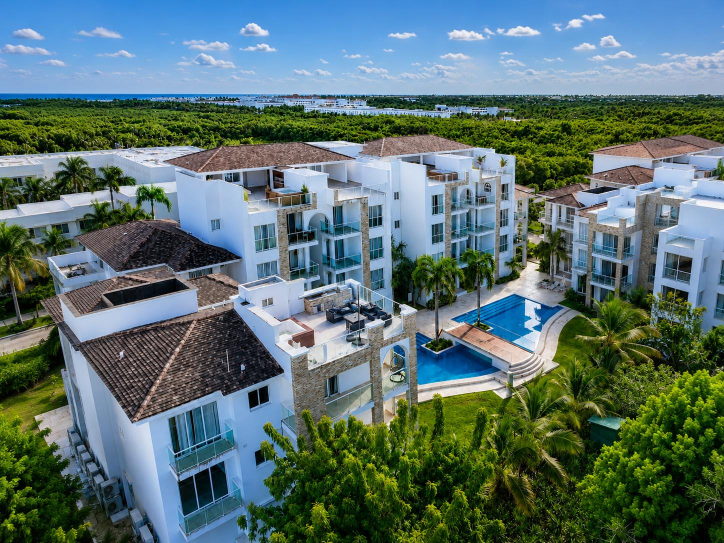
#> input picture src/1030/p1.jpg, 1448 x 1086 px, given in place of b5591c4a-image.jpg, which was not available (shown at 1/2 size)
$ python historia_1030_maciel.py
#> lines starting #> are read from the running program, lines starting #| are printed output that depends on the picture
#!/usr/bin/env python3
"""Historia 30 s para @maciel.luxuryrh (estilo Jason): gancho con pregunta → Cana Pearl 1030. Subtítulos en caja tipo noticia (Oswald)."""
import os, subprocess
from PIL import Image, ImageDraw, ImageFont, ImageFilter, ImageEnhance
S = "/tmp/claude-0/-home-claude/3b614509-f312-5864-9c46-7ad2dcf6e6f9/scratchpad"; F = f"{S}/fonts"; SRC = "/home/claude/lrh-media/src/1030"
OUT = f"{S}/h1030"; os.makedirs(OUT, exist_ok=True)
W, H, FPS = 1080, 1920, 30
osw = lambda wt, sz: ImageFont.truetype(f"{F}/oswald-latin-{wt}-normal.woff", sz)
def ease(x): x = max(0, min(1, x)); return 1 - (1 - x) ** 3

# Maciel a pantalla completa
m = Image.open("/mnt/user-data/attachments/3b614509-f312-5864-9c46-7ad2dcf6e6f9/b5591c4a-image.jpg").convert("RGB")
#> m is the input picture: PIL image 1448x1086 RGB; mean R, G, B 90.4, 113.7, 111.9
mw, mh = m.size; top = 110; ch = mh - top; cw = int(ch * 9 / 16); x0 = (mw - cw) // 2
#> after `mw, mh = m.size`: mw = 1448; mh = 1086
#> after `ch = mh - top`: ch = 976
#> after `cw = int(ch * 9 / 16)`: cw = 549
#> after `x0 = (mw - cw) // 2`: x0 = 449
MAC = m.crop((x0, top, x0 + cw, mh)).resize((int(W * 1.06), int(H * 1.06)), Image.LANCZOS)
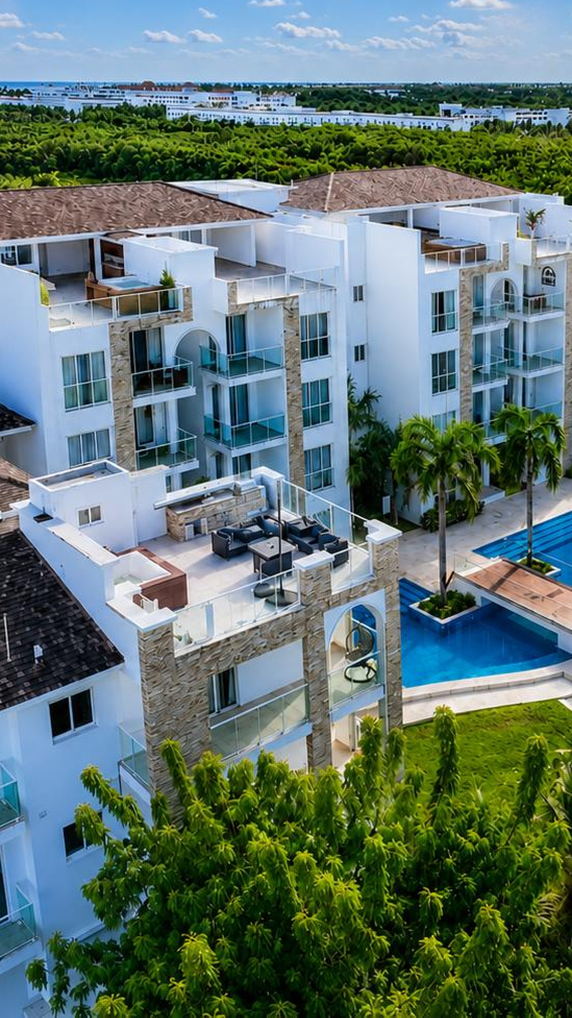
#> MAC: PIL image 1144x2035 RGB (shown at 1/2 size); mean R, G, B 96.9, 118, 113.6

def photo(n, w=1080, h=810):
#> called with n = 1, w = 1080, h = 810
    im = Image.open(f"{SRC}/p{n}.jpg").convert("RGB"); iw, ih = im.size; r = w / h
#> after `iw, ih = im.size`: iw = 1448; ih = 1086
    if iw / ih > r: cw_ = int(ih * r); im = im.crop(((iw - cw_) // 2, 0, (iw - cw_) // 2 + cw_, ih))
    else: ch_ = int(iw / r); im = im.crop((0, (ih - ch_) // 2, iw, (ih - ch_) // 2 + ch_))
#> after `ch_ = int(iw / r)`: ch_ = 1086
    im = im.resize((int(w * 1.06), int(h * 1.06)), Image.LANCZOS)
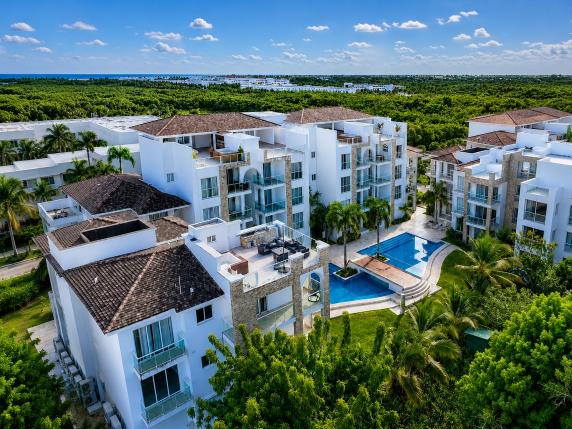
#> im: PIL image 1144x858 RGB (shown at 1/2 size); mean R, G, B 90.4, 113.7, 112
    return ImageEnhance.Contrast(im).enhance(1.02)
PH = {n: photo(n) for n in (1, 3, 4, 7, 8, 10)}
#> call 2 of photo, with n = 3, w = 1080, h = 810
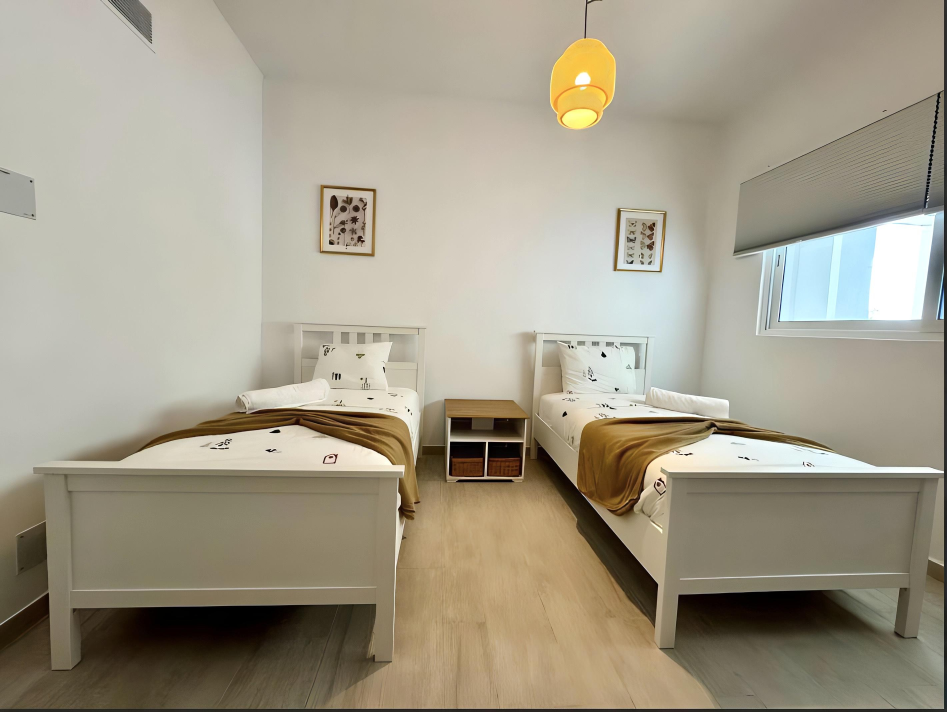
#> input picture src/1030/p10.jpg, 2841 x 2136 px, given in place of p3.jpg, which was not available (shown at 1/3 size)
#> in photo, im is the input picture: PIL image 2841x2136 RGB; mean R, G, B 162.1, 154.8, 136.9
#> (the run stopped early here; a loop or call above may not have finished)
